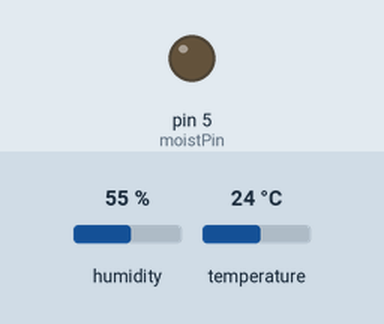
This sketch was run on a simulated Arduino Uno, built with avr-gcc and run on an emulated ATmega328P. Shown: output pins drawn as LEDs (lit = HIGH). Inputs (shaded band) come from the test bench; at power-on: humidity 55 %, temperature 24 °C. No radio packets arrive unless stated; pins used as bus, display or sensor lines are not drawn.

Above: at 0.18 s.
Timing chart, 0 to 2.1 s (numbered marks = the images above):
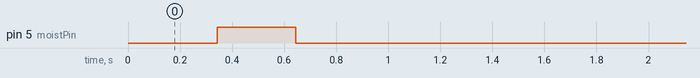

The sketch:

TxLoRa.ino
```cpp
//source : https://diyodemag.com/projects/lora_weather_station


#include <SPI.h>
#include <LoRa.h>
#include "DHT.h"
#define DHTPIN A0
#define DHTTYPE DHT11

const int DRY = 700;
const int WET = 120;
const int DELAY = 173000;//Delay in ms between tx

int count = 0;
int var = 0;
int DHTpin = 4;
int moistPin = 5;
int moist = 0;

DHT dht(DHTPIN, DHTTYPE);
void setup() {
  Serial.begin(9600);
  while (!Serial);
  pinMode(DHTpin, OUTPUT);
  pinMode(moistPin, OUTPUT);
  digitalWrite(DHTpin, LOW);
  digitalWrite(moistPin, LOW);
  if (!LoRa.begin(923E6)) {
    Serial.println("Starting LoRa failed!");
    while (1);
  }
  dht.begin();
}

void loop() {
  // TEMP AND HUMIDITY SENSOR
  digitalWrite(DHTpin, HIGH);
  delay(300);
  float temp = dht.readTemperature();
  float humid = dht.readHumidity();
  digitalWrite(DHTpin, LOW);
  if (isnan(temp)){
    temp = 0;
  }
  if (isnan(humid)){
    humid = 0;
  }
  // MOISTURE SENSOR
  digitalWrite(moistPin, HIGH);
  delay(300);
  moist = analogRead(1);
  digitalWrite(moistPin, LOW);
  moist = map(moist, WET, DRY, 0, 100);
  // COUNTER
  count ++;
  if(count > 999){
    count = 0;
  }
  // LORA PACKET TX
  LoRa.beginPacket();
  LoRa.print("Temprature = " );
  LoRa.print(temp);
  LoRa.print("C");
  LoRa.print("Rel Humidity= ");
  LoRa.print(humid);
  LoRa.print("%");
  LoRa.print("Aprox Moisture= ");
  LoRa.print(moist);
  LoRa.print("%");
  LoRa.print("cnt=");
  LoRa.print(count);
  LoRa.endPacket();
  delay(DELAY);
}
```

Measured:
- by itself, pin 5 (moistPin): LOW → HIGH at 0.34 s, → LOW 0.30 s later
